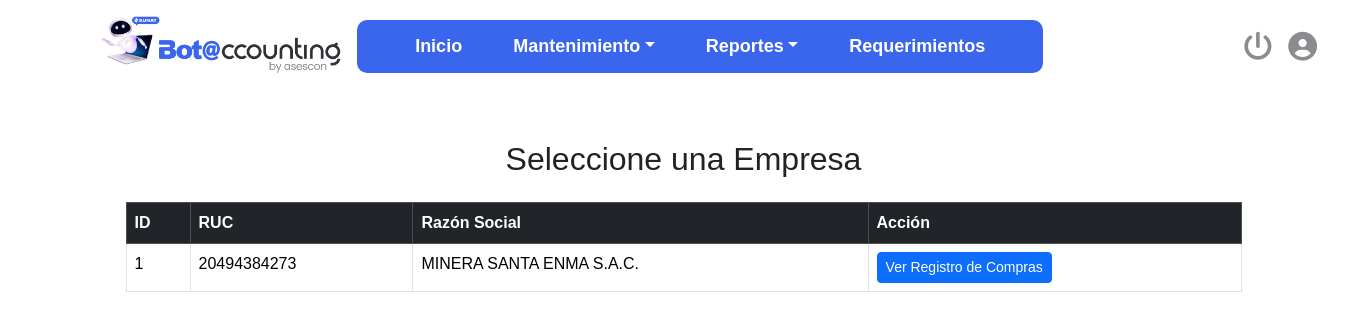
Page /reportes/libro_contable.php on the committed database.
### tables this page shows
CREATE TABLE IF NOT EXISTS `empresas` (
  `id_empresa` int NOT NULL AUTO_INCREMENT,
  `ruc` varchar(20) NOT NULL,
  `razon_social` varchar(255) NOT NULL,
  `usuario_sol` varchar(50) NOT NULL,
  `clave_sol` varchar(255) NOT NULL,
  `api_client_id` varchar(255) DEFAULT NULL,
  `api_client_secret` varchar(255) DEFAULT NULL,
  `fecha_registro` timestamp NULL DEFAULT CURRENT_TIMESTAMP,
  `estado` enum('ACTIVO','INACTIVO') NOT NULL DEFAULT 'ACTIVO',
  PRIMARY KEY (`id_empresa`),
  UNIQUE KEY `ux_emp_ruc` (`ruc`)
);

### Controllers/EmpresaController.php (called while the page is built, shortened)
<?php
require_once __DIR__ . '/../db/Database.php';
class EmpresaController {
    private PDO $conn;
    public function __construct() {
        $database = new Database();
        $this->conn = $database->getConnection();
    }
    public function listarEmpresas(): array {
        $sql = "SELECT id_empresa, ruc, razon_social, estado FROM empresas ORDER BY razon_social";
        $stmt = $this->conn->prepare($sql);
        $stmt->execute();
        return $stmt->fetchAll(PDO::FETCH_ASSOC);
    }
}

### db/Database.php (called while the page is built, shortened)
<?php
class Database {
    private $host = 'localhost';
    private $port = 3306;
    private $db   = 'sistema_contable';
    private $user = 'root';
    private $pass = '';
    private $charset = 'utf8mb4';
    private $conn;
    public function getConnection() {
        $dsn = "mysql:host={$this->host};port={$this->port};dbname={$this->db};charset={$this->charset}";
        $options = [
            PDO::ATTR_ERRMODE            => PDO::ERRMODE_EXCEPTION,
            PDO::ATTR_DEFAULT_FETCH_MODE => PDO::FETCH_ASSOC,
            PDO::ATTR_EMULATE_PREPARES   => false,
        ];
        try {
            $this->conn = new PDO($dsn, $this->user, $this->pass, $options);
        } catch (PDOException $e) {
            http_response_code(500);
            echo json_encode(["error" => "Error de conexión: " . $e->getMessage()]);
            exit;
        }
        return $this->conn;
    }
}

### public/reportes/libro_contable.php (the view, shortened to what this page needs)
<?php
require_once __DIR__ . '/../../Controllers/EmpresaController.php';
$empresaController = new EmpresaController();
$empresas = $empresaController->listarEmpresas();
?>
<!DOCTYPE html>
<html lang="es">
<head>
  <link href="https://cdn.jsdelivr.net/npm/bootstrap@5.3.3/dist/css/bootstrap.min.css" rel="stylesheet">
  <link rel="stylesheet" href="https://cdnjs.cloudflare.com/ajax/libs/font-awesome/6.5.0/css/all.min.css">
  <link rel="stylesheet" href="../style/index.css">
</head>
<body>
<nav class="navbar navbar-expand-lg navbar-dark navbar-custom px-4 py-3">
  <div class="navbar-logo-container">
    <a class="navbar-brand fw-bold ms-4" href="#">
      <img src="../img/logcounting.png" alt="Logo" style="height:60px;">
    </a>
  </div>
  <div class="collapse navbar-collapse" id="menuNav">
    <ul class="navbar-nav ms-auto">
      <li class="nav-item">
        <a class="nav-link active" href="../index.php">Inicio</a>
      </li>
      <li class="nav-item dropdown">
        <a class="nav-link dropdown-toggle" href="#" data-bs-toggle="dropdown">Mantenimiento</a>
      </li>
      <li class="nav-item dropdown">
        <a class="nav-link dropdown-toggle" href="#" data-bs-toggle="dropdown">Reportes</a>
      </li>
      <li class="nav-item">
        <a class="nav-link" href="#">Requerimientos</a>
      </li>
    </ul>
    <div class="navbar-icons-container iconos-navbar d-flex gap-3 ms-auto">
    <a href="#" class="icon-link" title="Cerrar sesión">
      <i class="fas fa-power-off"></i>
    </a>
    <a href="#" class="icon-link" title="Mi perfil">
      <i class="fas fa-user-circle"></i>
    </a>
  </div>
</nav>
<div class="container mt-5">
    <h2 class="mb-4 text-center">Seleccione una Empresa</h2>
    <?php if (empty($empresas)): ?>
        <div class="alert alert-warning">No se encontraron empresas registradas.</div>
    <?php else: ?>
        <table class="table table-bordered table-hover">
            <thead class="table-dark">
                <tr>
                    <th>ID</th>
                    <th>RUC</th>
                    <th>Razón Social</th>
                    <th>Acción</th>
                </tr>
            </thead>
            <tbody>
                <?php foreach ($empresas as $e): ?>
                    <tr>
                        <td><?= htmlspecialchars($e['id_empresa']) ?></td>
                        <td><?= htmlspecialchars($e['ruc']) ?></td>
                        <td><?= htmlspecialchars($e['razon_social']) ?></td>
                        <td>
                            <a href="listado_empresas?id_empresa=<?= $e['id_empresa'] ?>"
                               class="btn btn-primary btn-sm">
                               Ver Registro de Compras
                            </a>
                        </td>
                    </tr>
                <?php endforeach; ?>
            </tbody>
        </table>
    <?php endif; ?>
</div>
</body>
</html>

### public/style/index.css (style rules this page uses)
body { margin: 0; font-family: Arial, sans-serif; background: white; color: #222; }
.navbar-custom { background: transparent !important; padding-top: 25px; padding-bottom: 15px; }
.navbar-brand { padding-left: 49px; }
.iconos-navbar { display: flex; align-items: center; margin-right: 40px; gap: 20px; font-size: 25px; }
.iconos-navbar .icon-link { color: #8A8C8F; text-decoration: none; transition: 0.3s ease; }
.navbar-nav { display: flex !important; flex-direction: row !important; justify-content: center !important; align-items: center; gap: 35px; margin-right: 200px; padding: 5px 50px; width: auto; font-size: 18px; background: #3966EC; border-radius: 10px; }
.navbar-custom .nav-link, .navbar-custom .navbar-brand { color: white !important; font-weight: bold; }
.navbar-icons-container .icon-link i { font-size: 1.8rem; }

### rows in the picture
empresas: id_empresa "1", ruc "20494384273", razon_social "MINERA SANTA ENMA S.A.C."
